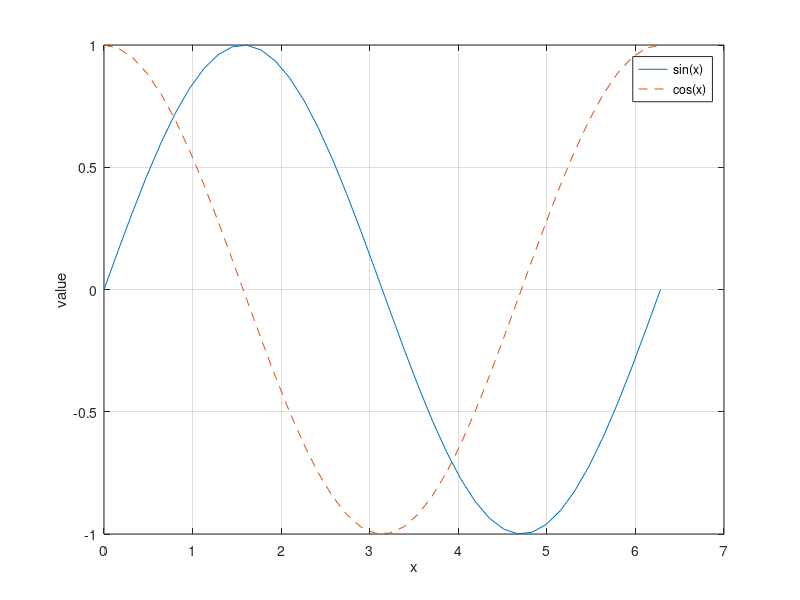
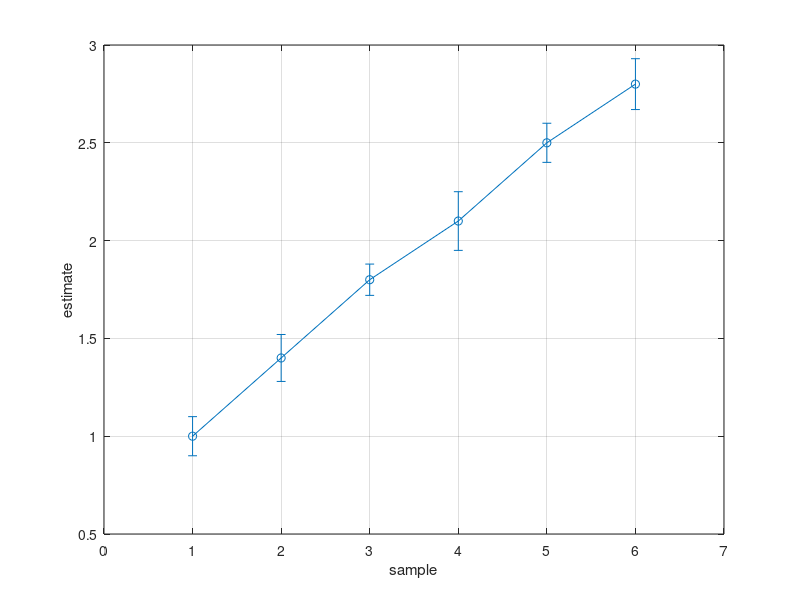
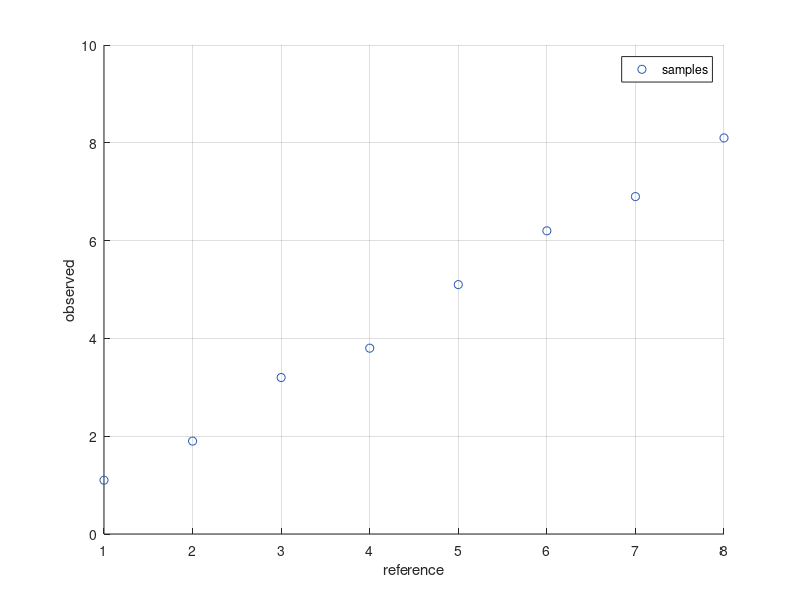
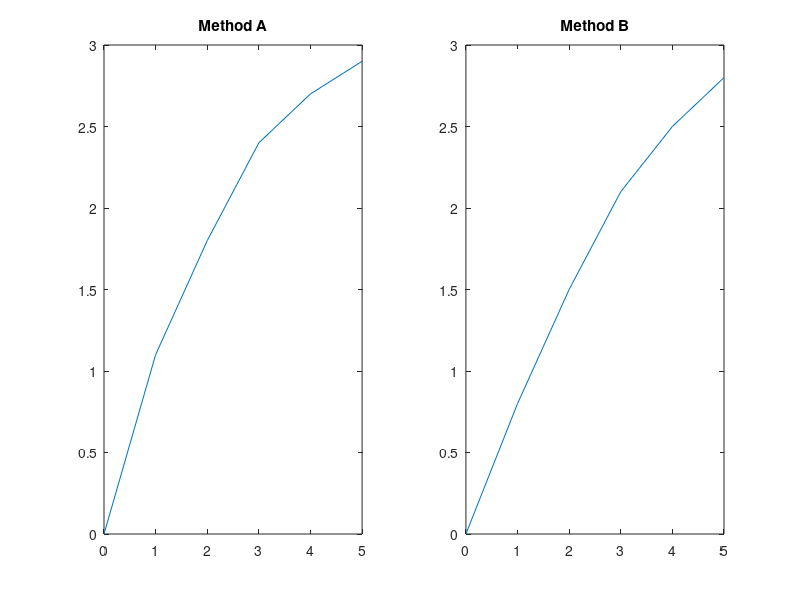

Write MATLAB code to recreate these figures, in order. (Note: this script raises an error after producing the figures.)
function result=example_publication_figure_set(outputDirectory)
%EXAMPLE_PUBLICATION_FIGURE_SET Rebuild a synthetic publication figure set.
    repositoryRoot=fileparts(fileparts(fileparts(mfilename('fullpath'))));
    if nargin<1||isempty(outputDirectory),outputDirectory=fullfile(repositoryRoot,'.audit','public-preview','examples','07-publication-figure-set');end
    addpath(fullfile(repositoryRoot,'src'));x=linspace(0,2*pi,40);
    wave=figure('Visible','off');plot(x,sin(x),'-','DisplayName','sin(x)');hold on;plot(x,cos(x),'--','DisplayName','cos(x)');xlabel('x');ylabel('value');legend('show');grid on;
    uncertainty=figure('Visible','off');errorbar(1:6,[1 1.4 1.8 2.1 2.5 2.8],[.1 .12 .08 .15 .1 .13],'-o');xlabel('sample');ylabel('estimate');grid on;
    samples=figure('Visible','off');scatter(1:8,[1.1 1.9 3.2 3.8 5.1 6.2 6.9 8.1],36,[.15 .35 .7],'o','DisplayName','samples');xlabel('reference');ylabel('observed');legend('show');grid on;
    comparison=figure('Visible','off');first=subplot(1,2,1,'Parent',comparison);plot(first,0:5,[0 1.1 1.8 2.4 2.7 2.9]);title(first,'Method A');second=subplot(1,2,2,'Parent',comparison);plot(second,0:5,[0 .8 1.5 2.1 2.5 2.8]);title(second,'Method B');
    figures=[wave uncertainty samples comparison];cleanup=onCleanup(@()closeFigures(figures));entries=struct('figure',{wave,uncertainty,samples,comparison},'name',{'waves','uncertainty','samples','comparison'},'width',{[],[],[],'double-column'});
    result=m2t.exportSet(entries,outputDirectory,'Profile','publication','Width','single-column','Overwrite',true);
    if ~result.success,error('M2T:ExampleFailed','The publication figure-set example did not complete successfully.');end
    clear cleanup;
end
function closeFigures(figures),for k=1:numel(figures),if ishandle(figures(k)),close(figures(k));end,end,end
